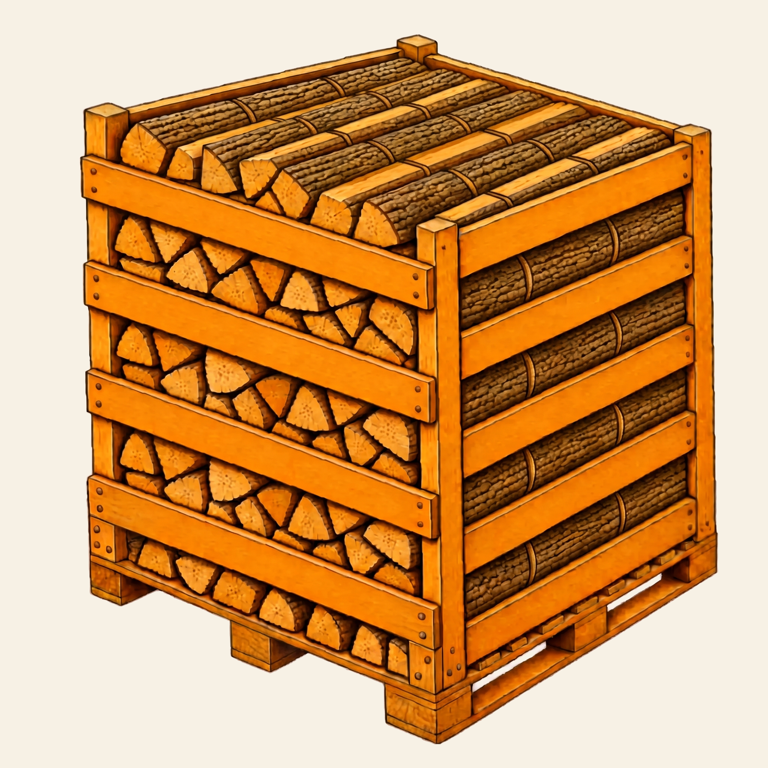
#> input picture tmp/firewood-pallet-25cm-1prm-final-v30-cream.png, 768 x 768 px
$ python -i build_candidates.py   (imports and definitions only)
#> lines starting #> are read from the running program, lines starting #| are printed output that depends on the picture
from __future__ import annotations

import hashlib
import json
from pathlib import Path

from PIL import Image, ImageChops, ImageDraw, ImageFont


ROOT = Path(__file__).resolve().parents[2]
OUTPUT_ROOT = ROOT / "tmp" / "pellets-v19-user-final"
MASTER_ROOT = OUTPUT_ROOT / "candidates" / "masters"
QA_ROOT = OUTPUT_ROOT / "candidates" / "qa"
CANVAS = (1536, 1024)
WORK_SCALE = 4
SAFE_INSET = 0.07
CONTOUR_RESERVE = 8

SOURCES = (
    (1, ROOT / "FINAL1.webp", "pellets-bag-1-candidate-a-v19"),
    (2, ROOT / "FINAL2.webp", "pellets-bag-2-candidate-a-v19"),
)


def sha256(path: Path) -> str:
    return hashlib.sha256(path.read_bytes()).hexdigest()


# [8 lines left out: function background_color, not called in this run]


def extract_connected_alpha(image: Image.Image) -> tuple[Image.Image, tuple[int, int, int]]:
    rgb = image.convert("RGB")
    background = background_color(rgb)
    background_layer = Image.new("RGB", rgb.size, background)
    difference = ImageChops.difference(rgb, background_layer)
    red, green, blue = difference.split()
    maximum_difference = ImageChops.lighter(ImageChops.lighter(red, green), blue)

    background_like = maximum_difference.point(lambda value: 255 if value <= 30 else 0)
    connected_background = background_like.copy()
    for point in ((0, 0), (rgb.width - 1, 0), (0, rgb.height - 1), (rgb.width - 1, rgb.height - 1)):
        ImageDraw.floodfill(connected_background, point, 128, thresh=0)
    remaining = connected_background.point(lambda value: 0 if value == 128 else 255)
    alpha = Image.new("L", rgb.size, 0)
    while (bounds := remaining.getbbox()) is not None:
        left, top, right, bottom = bounds
        pixels = remaining.load()
        seed = next(
            (x, y)
            for y in range(top, bottom)
            for x in range(left, right)
            if pixels[x, y] == 255
        )
        ImageDraw.floodfill(remaining, seed, 128, thresh=0)
        component_size = remaining.histogram()[128]
        if component_size >= 1_000:
            component = remaining.point(lambda value: 255 if value == 128 else 0)
            alpha = ImageChops.lighter(alpha, component)
        remaining = remaining.point(lambda value: 0 if value == 128 else value)

    rgba = rgb.convert("RGBA")
    rgba.putalpha(alpha)
    pixels = rgba.load()
    alpha_pixels = alpha.load()
    for y in range(rgba.height):
        for x in range(rgba.width):
            opacity = alpha_pixels[x, y]
            if opacity == 0:
                pixels[x, y] = (0, 0, 0, 0)
    return rgba, background


# [63 lines left out: functions alpha_bounds, auto_fit, metadata, not called in this run]


def save_webp(image: Image.Image, path: Path) -> None:
    path.parent.mkdir(parents=True, exist_ok=True)
    image.save(path, format="WEBP", lossless=True, method=6, exact=True)


def font(size: int) -> ImageFont.FreeTypeFont | ImageFont.ImageFont:
    path = Path("C:/Windows/Fonts/arial.ttf")
    return ImageFont.truetype(path, size) if path.exists() else ImageFont.load_default()


# [88 lines left out: functions qa_sheet, checker_sheet, main, not called in this run]


# [2 lines not run here, left out]

>>> import cv2
>>> picture = cv2.imread('../firewood-pallet-25cm-1prm-final-v30-cream.png', cv2.IMREAD_GRAYSCALE)
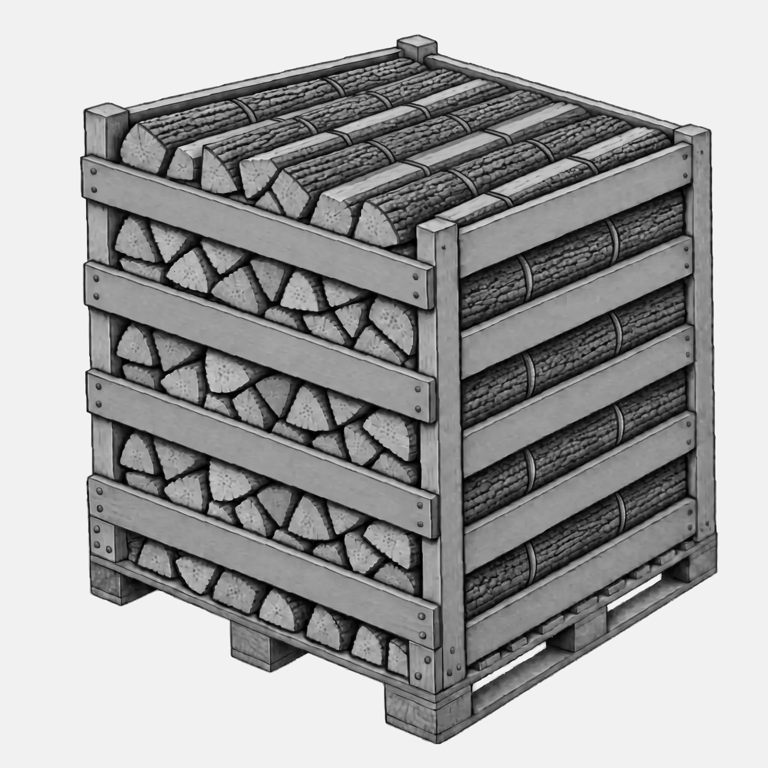
#> picture: shape (768, 768); min 0, max 250, mean 162.8
#> (the run stopped early here; a loop or call above may not have finished)
